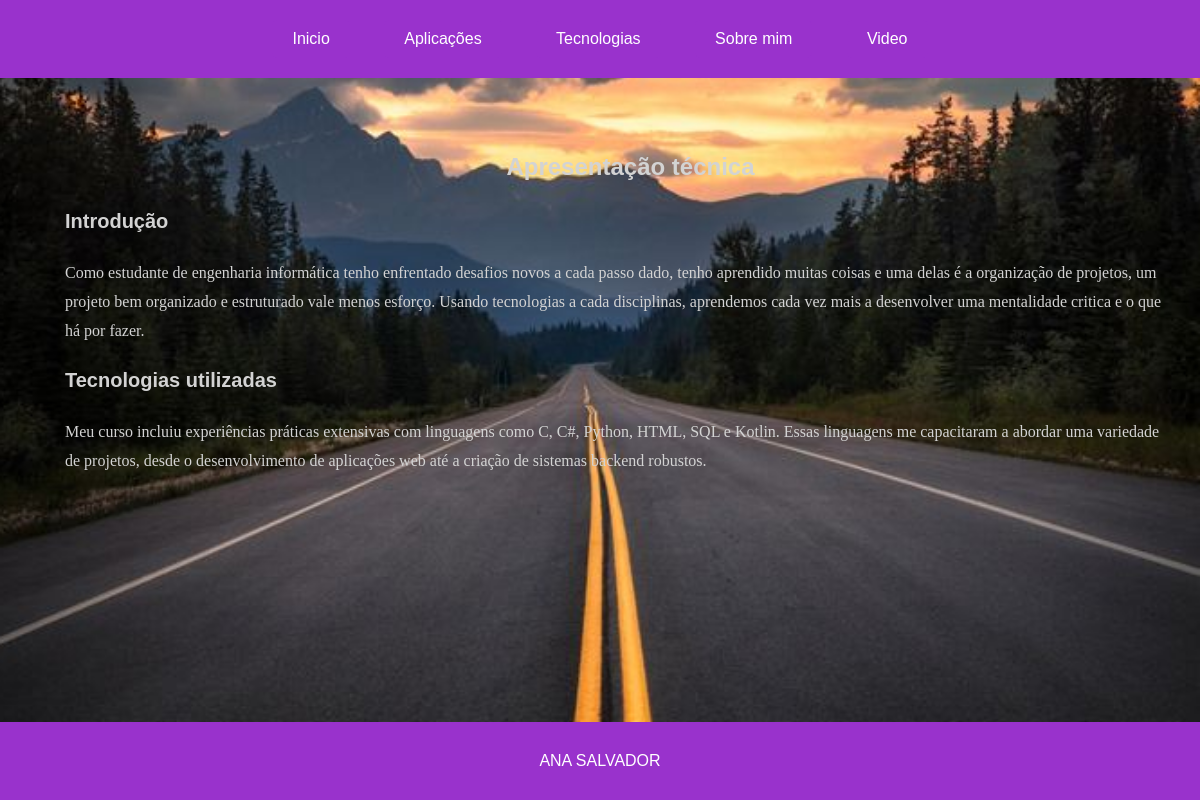
/TechIntro/, run on the app's committed database.
### portfolio/models.py (models this page shows, shortened)
class TechnicalPresentation(models.Model):
    intro_text = models.TextField(max_length=2000, verbose_name="TEXTO iNTRODUTORIO")
    tech_details = models.TextField(max_length=2000, verbose_name="DETALHES")

### portfolio/views.py (the view)
# urls.py: path('TechIntro/', tech_presentation, name='tech_presentation'),
def tech_presentation(request):
    presentation = TechnicalPresentation.objects.first()
    return render(request, 'portfolio/Techpresentation.html', {'presentation': presentation})

### portfolio/templates/portfolio/Techpresentation.html (shortened to what this page needs)
<!DOCTYPE html>
{% extends 'portfolio/layout.html' %}
{% block content %}
<html lang="en">
<head>
</head>
<body>
    <div class="Head">
        <h1>Apresentação técnica</h1>
    </div>
    <div class="content" id="introduction">
        <h2>Introdução</h2>
        <p>{{ presentation.intro_text }}</p>
    </div>
    <div class="content" id="technologies">
        <h2>Tecnologias utilizadas</h2>
        <p>{{ presentation.tech_details }}</p>
    </div>
</body>
</html>
{% endblock %}

### portfolio/static/portfolio/css/estilos.css (style rules this page uses)
body, html { margin: 0; padding: 0; font-family: Arial, sans-serif; }
h1 { font-size: 41px; color: #BB86FC; margin-top: 25px; margin-left: 61px; }
.content { margin-left: 45px; margin-bottom: -57px; margin-top: -20px; text-align: centre; color: white; }

### portfolio/templates/portfolio/Techpresentation.html (style rules this page uses)
body { font-family: Arial, sans-serif; line-height: 1.6; }
.content { margin: 10px; font-family: 'Georgia', serif; font-size: 16px; color: #D3D3D3; line-height: 1.8; text-align: left; margin-left: 45px; }
.Head { margin-top: 50px; padding: 0px; }
h1 { text-align: center; font-family: 'Helvetica', sans-serif; font-size: 24px; color: #D3D3D3; }
h2 { margin-bottom: 20px; font-family: 'Helvetica', sans-serif; font-size: 20px; color: #D3D3D3; }

### data on the page
TechnicalPresentation: intro_text "Como estudante de engenharia informática tenho enfrentado desafios novos a cada passo dado, tenho aprendido muitas coisas e uma delas é a organização de projetos, um projeto bem organizado e estruturado vale menos esforço. Usando tecnologias a cada disciplinas, aprendemos cada vez mais a desenvolver uma mentalidade critica e o que há por fazer.", tech_details "Meu curso incluiu experiências práticas extensivas com linguagens como C, C#, Python, HTML, SQL e Kotlin. Essas linguagens me capacitaram a abordar uma variedade de projetos, desde o desenvolvimento de aplicações web até a criação de sistemas backend robustos."
